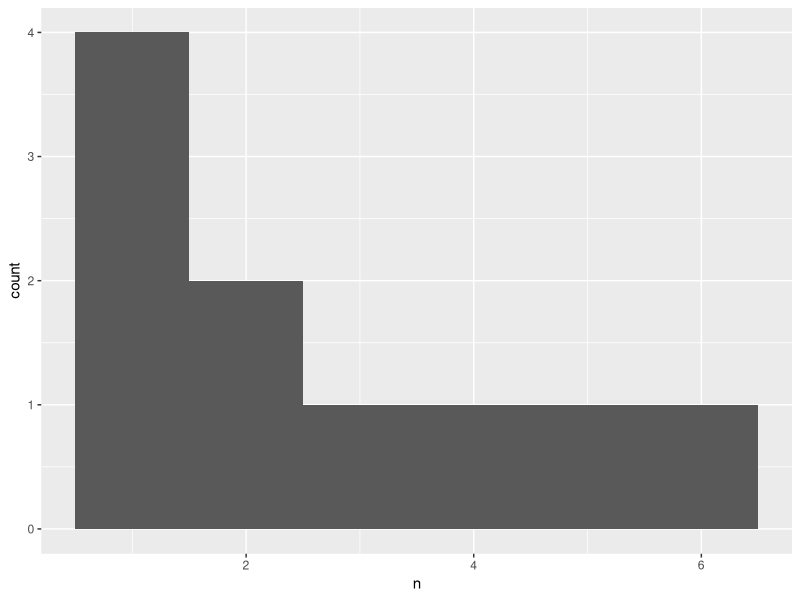

Here is the R script that generated this plot:
# Introduction to Statistics in R ----

## Probability Distribution ----
# Describes the probability of each possible outcome in a scenario
#
#   •       ••      •••     ••••      •••••     ••••••
#   1/6     1/6     1/6     1/6       1/6       1/6
#
# Expected value: mean of probability distribution
#
# Expected value of a fair die roll:
#
#       1	        1		      1	        1	        1	    	  1	 	
#   1 x -  +  2 x -  +  3 x -  +  4 x -  +  5 x -  +  6 x -   = 3.5
#       6         6         6         6         6         6

# Probability = area
#
# P(die roll) ≤ 2 = 1/3
#
#    1/6  +  1/6
#       = 1/3
#  _______________________________________________
# |   1   |   2   |   3   |   4   |   5   |   6   |
# ------------------------------------------------

# Uneven die
#
#   •       ••• | •••     ••••      •••••     ••••••
#   1/6        1/3        1/6        1/6      1/6
#
#       1	       		        1	        1	        1		      1	 	
#   1 x -  +  2 x 0  +  3 x -  +  4 x -  +  5 x -  +  6 x -   = 3.67
#       6                   6         6         6         6
#
#                  _______
#  _______        |       |_______________________
# |   1   |       |   3   |   4   |   5   |   6   |
# ------------------------------------------------

# Law of Large Numbers:
# As the size of your sample increase, the sample mean will approach the expect value


# Load packages ----
library(dplyr)
library(readr)
library(ggplot2)

# Restart Environment ----
rm(list = ls())

# Load data frame ----
# Data set
vector_die <- c(1, 2, 3, 4 , 5, 6)
die <- data.frame(n = vector_die)

# Mean of a die
mean(die$n)

# sample roll 10 times, 100 times and 1000 times
# Roll 10 times
rolls_10 <- die %>%
  sample_n(10, replace = TRUE)
# Roll 10 times
rolls_100 <- die %>%
  sample_n(100, replace = TRUE)
# Roll 10 times
rolls_1000 <- die %>%
  sample_n(1000, replace = TRUE)

mean_die <- mean(die$n)
mean_10 <- mean(rolls_10$n)
mean_100 <- mean(rolls_100$n)
mean_1000 <- mean(rolls_1000$n)

roll_number <- data.frame(sample_size = c(6, 10, 100 , 1000),
                          mean = c(mean_die ,mean_10, mean_100, mean_1000))
roll_number


# Visualize a sample
ggplot(rolls_10, aes(n)) +
  geom_histogram(bins = 6)


